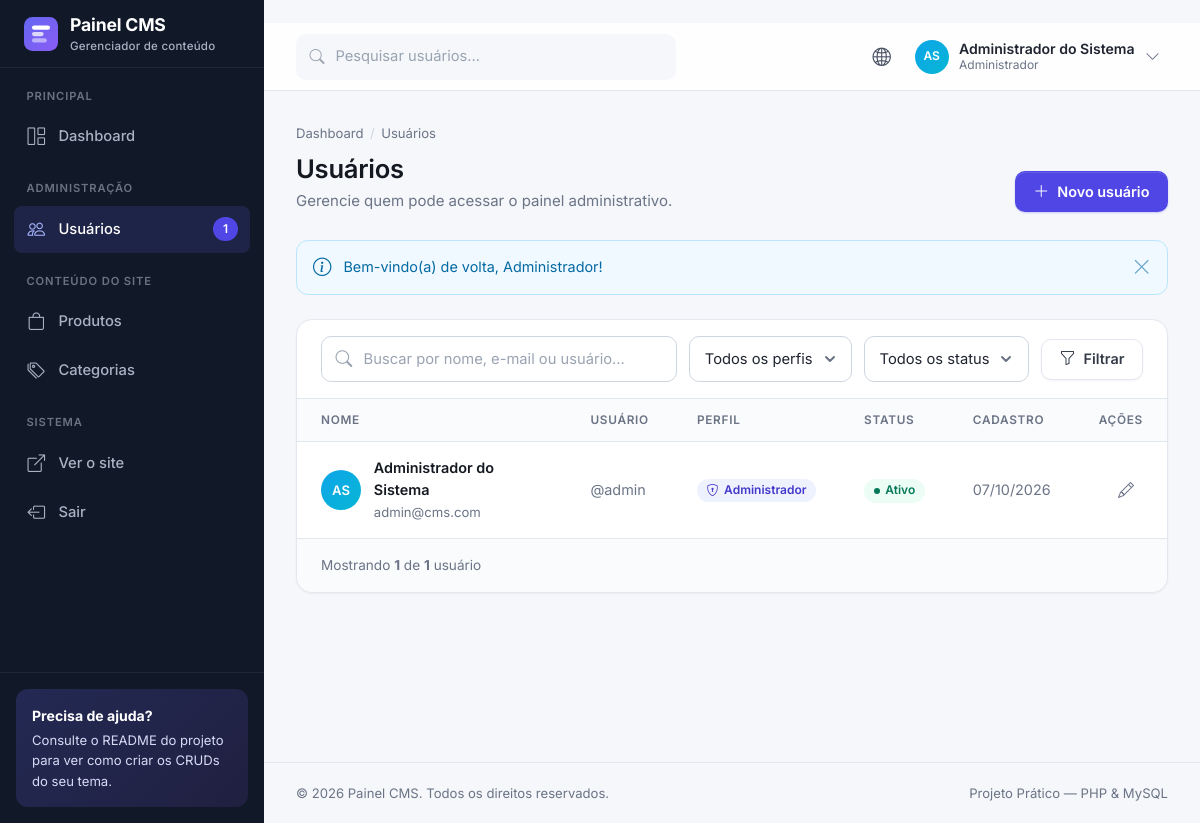
Page /pages/usuarios.php (signed in) on the committed database.
### tables this page shows
CREATE TABLE `usuarios` (
  `id` int(10) unsigned NOT NULL AUTO_INCREMENT,
  `nome` varchar(100) NOT NULL,
  `email` varchar(150) NOT NULL,
  `usuario` varchar(30) NOT NULL,
  `senha` varchar(255) NOT NULL,
  `telefone` varchar(20) DEFAULT NULL,
  `foto` varchar(255) DEFAULT NULL,
  `biografia` mediumtext DEFAULT NULL,
  `perfil` enum('admin','editor') NOT NULL DEFAULT 'editor',
  `status` tinyint(1) NOT NULL DEFAULT 1,
  `criado_em` datetime NOT NULL DEFAULT current_timestamp(),
  `atualizado_em` datetime DEFAULT NULL ON UPDATE current_timestamp(),
  `ultimo_acesso` datetime DEFAULT NULL,
  PRIMARY KEY (`id`),
  UNIQUE KEY `uk_usuarios_email` (`email`),
  UNIQUE KEY `uk_usuarios_usuario` (`usuario`),
  KEY `idx_usuarios_perfil_status` (`perfil`,`status`)
);

### includes/auth.php (called while the page is built, shortened)
<?php
require_once __DIR__ . '/sessao.php';
$sql = $pdo->prepare('SELECT id, nome, email, usuario, foto, perfil, status FROM usuarios WHERE id = ?');
$sql->execute([$_SESSION['usuario_id']]);
$usuarioLogado = $sql->fetch();
function ehAdmin(): bool
{
    return ($_SESSION['usuario_perfil'] ?? '') === 'admin';
}

### pages/usuarios.php (the view, shortened to what this page needs)
<?php
require_once '../includes/auth.php';
require_once '../config/conexao.php';
require_once '../includes/usuarios-funcoes.php';
$porPagina = 8;
$busca  = get('busca');
$pagina = max(1, (int) get('pagina'));
$condicoes  = [];
$parametros = [];
$where = $condicoes ? 'WHERE ' . implode(' AND ', $condicoes) : '';
$sql = $pdo->prepare("SELECT COUNT(*) FROM usuarios $where");
$sql->execute($parametros);
$total = (int) $sql->fetchColumn();
$totalPaginas = max(1, (int) ceil($total / $porPagina));
$pagina       = min($pagina, $totalPaginas);
$offset       = ($pagina - 1) * $porPagina;
$sql = $pdo->prepare(
    "SELECT id, nome, email, usuario, foto, perfil, status, criado_em
       FROM usuarios
       $where
      ORDER BY nome
      LIMIT :limite OFFSET :offset"
);
$sql->bindValue(':limite', $porPagina, PDO::PARAM_INT);
$sql->bindValue(':offset', $offset, PDO::PARAM_INT);
$sql->execute();
$usuarios = $sql->fetchAll();
require_once '../includes/header.php';
?>
      <main class="content">
        <div class="page-header">
          <div>
            <ol class="breadcrumb">
              <li><a href="dashboard.php">Dashboard</a></li>
              <li>Usuários</li>
            </ol>
            <h1>Usuários</h1>
            <p>Gerencie quem pode acessar o painel administrativo.</p>
          </div>
          <div class="page-header__actions">
            <a href="usuarios-cadastrar.php" class="btn btn-primary"><i class="bi bi-plus-lg"></i> Novo usuário</a>
          </div>
        </div>
        <?php exibirMensagem(); ?>
        <section class="card">
          <form class="filters" id="formFiltros" action="usuarios.php" method="get">
            <div class="input-icon">
              <input type="search" class="form-control" id="busca" name="busca" placeholder="Buscar por nome, e-mail ou usuário..." aria-label="Buscar" value="<?= e($busca) ?>">
            </div>
            <select class="form-select" id="filtroPerfil" name="perfil" aria-label="Filtrar por perfil">
              <option value="">Todos os perfis</option>
            </select>
            <select class="form-select" id="filtroStatus" name="status" aria-label="Filtrar por status">
              <option value="">Todos os status</option>
            </select>
            <button type="submit" class="btn btn-light"><i class="bi bi-funnel"></i> Filtrar</button>
          </form>
          <div class="table-responsive">
            <table class="table table--stack" id="tabelaUsuarios">
              <thead>
                <tr>
                  <th>Nome</th>
                  <th>Usuário</th>
                  <th>Perfil</th>
                  <th>Status</th>
                  <th>Cadastro</th>
                  <th class="col-actions">Ações</th>
                </tr>
              </thead>
              <tbody>
                <?php foreach ($usuarios as $u): ?>
                <tr>
                  <td class="col-user">
                    <div class="user-cell">
                      <?= avatar($u) ?>
                      <div><span class="user-cell__name"><?= e($u['nome']) ?></span><span class="user-cell__email"><?= e($u['email']) ?></span></div>
                    </div>
                  </td>
                  <td data-label="Usuário" class="text-muted">@<?= e($u['usuario']) ?></td>
                  <td data-label="Perfil"><?= badgePerfil($u['perfil']) ?></td>
                  <td data-label="Status"><?= badgeStatus($u['status']) ?></td>
                  <td data-label="Cadastro" class="text-muted"><?= formatarData($u['criado_em']) ?></td>
                  <td class="col-actions">
                    <a href="usuarios-editar.php?id=<?= $u['id'] ?>" class="action-btn" title="Editar" aria-label="Editar <?= e($u['nome']) ?>"><i class="bi bi-pencil"></i></a>
                  </td>
                </tr>
                <?php endforeach; ?>
              </tbody>
            </table>
          </div>
          <div class="card__footer">
            <span class="pagination-info">Mostrando <strong><?= count($usuarios) ?></strong> de <strong><?= $total ?></strong> <?= $total === 1 ? 'usuário' : 'usuários' ?></span>
          </div>
        </section>
      </main>
<?php
require_once '../includes/footer.php';
?>

### includes/header.php (shortened to what this page needs)
<!DOCTYPE html>
<html lang="pt-BR">
<head>
  <link rel="stylesheet" href="../css/vendor/bootstrap-icons/bootstrap-icons.min.css">
  <link rel="stylesheet" href="../css/style.css">
</head>
<body>
  <div class="app">
    <?php require __DIR__ . '/sidebar.php'; ?>
    <div class="main">
      <header class="topbar">
        <?php if (ehAdmin()): ?>
        <form class="topbar__search" action="usuarios.php" method="get" role="search">
          <i class="bi bi-search"></i>
          <input type="search" class="form-control" name="busca" placeholder="Pesquisar usuários..." aria-label="Pesquisar usuários">
        </form>
        <?php endif; ?>
        <div class="topbar__actions">
          <a href="#" class="icon-btn" title="Ver o site" target="_blank" rel="noopener"><i class="bi bi-globe2"></i></a>
          <div class="dropdown">
            <button type="button" class="user-menu" data-dropdown-toggle aria-haspopup="true" aria-expanded="false">
              <?= avatar($usuarioLogado, 'avatar-sm') ?>
              <span class="user-menu__info">
                <span class="user-menu__name"><?= e($usuarioLogado['nome']) ?></span>
                <span class="user-menu__role"><?= nomePerfil($usuarioLogado['perfil']) ?></span>
              </span>
              <i class="bi bi-chevron-down text-muted"></i>
            </button>
          </div>
        </div>
      </header>

### includes/funcoes.php (shortened to what this page needs)
<?php
function e($texto): string
{
    return htmlspecialchars((string) $texto, ENT_QUOTES, 'UTF-8');
}
function get(string $campo): string
{
    $valor = $_GET[$campo] ?? '';
    return is_string($valor) ? trim($valor) : '';
}
function exibirMensagem(): void
{
    $mensagem = $_SESSION['mensagem'];
    $icones = [
        'success' => 'bi-check-circle',
        'danger'  => 'bi-exclamation-octagon',
        'warning' => 'bi-exclamation-triangle',
        'info'    => 'bi-info-circle',
    ];
    $tipo = isset($icones[$mensagem['tipo']]) ? $mensagem['tipo'] : 'info';
    echo '<div class="alert alert-' . $tipo . '" role="alert">'
       . '<i class="bi ' . $icones[$tipo] . '"></i>'
       . '<div>' . e($mensagem['texto']) . '</div>'
       . '<button type="button" class="alert__close" aria-label="Fechar"><i class="bi bi-x-lg"></i></button>'
       . '</div>';
}
function formatarData(?string $data, bool $comHora = false): string
{
    return date($comHora ? 'd/m/Y \à\s H:i' : 'd/m/Y', strtotime($data));
}
function nomePerfil(string $perfil): string
{
    return $perfil === 'admin' ? 'Administrador' : 'Editor';
}
function iniciais(string $nome): string
{
    $partes = preg_split('/\s+/', trim($nome));
    $primeira = mb_substr($partes[0], 0, 1);
    $ultima   = count($partes) > 1 ? mb_substr(end($partes), 0, 1) : '';
    return mb_strtoupper($primeira . $ultima);
}
function avatar(array $usuario, string $classeExtra = ''): string
{
    $classe = trim('avatar ' . $classeExtra);
    $cor = 'avatar--c' . (($usuario['id'] % 5) + 1);
    return '<span class="' . $classe . ' ' . $cor . '">' . e(iniciais($usuario['nome'])) . '</span>';
}

### includes/usuarios-funcoes.php (shortened to what this page needs)
<?php
function badgePerfil(string $perfil): string
{
    return $perfil === 'admin'
        ? '<span class="badge badge-primary"><i class="bi bi-shield-lock"></i> Administrador</span>'
        : '<span class="badge badge-info"><i class="bi bi-pencil-square"></i> Editor</span>';
}
function badgeStatus($status): string
{
    return (int) $status === 1
        ? '<span class="badge badge-success badge-dot">Ativo</span>'
        : '<span class="badge badge-gray badge-dot">Inativo</span>';
}

### rows in the picture
usuarios: nome "AS", nome "Administrador do Sistema", perfil "Administrador", email "admin@cms.com", usuario "admin", status "Ativo", criado_em "07/10/2026"

### other values in the picture
$totalUsuariosMenu "1"
$mensagem['texto'] "Bem-vindo(a) de volta, Administrador!"
count($usuarios) "1"
$total "1"
